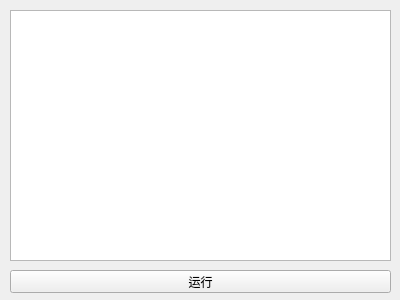
<?xml version="1.0" encoding="UTF-8"?>
<ui version="4.0">
 <class>Form</class>
 <widget class="QWidget" name="Form">
  <property name="geometry">
   <rect>
    <x>0</x>
    <y>0</y>
    <width>400</width>
    <height>300</height>
   </rect>
  </property>
  <property name="windowTitle">
   <string>Form</string>
  </property>
  <widget class="QPushButton" name="pushButton">
   <property name="enabled">
    <bool>true</bool>
   </property>
   <property name="geometry">
    <rect>
     <x>10</x>
     <y>270</y>
     <width>381</width>
     <height>23</height>
    </rect>
   </property>
   <property name="sizePolicy">
    <sizepolicy hsizetype="Minimum" vsizetype="Fixed">
     <horstretch>0</horstretch>
     <verstretch>0</verstretch>
    </sizepolicy>
   </property>
   <property name="text">
    <string>运行</string>
   </property>
  </widget>
  <widget class="QTextBrowser" name="textBrowser">
   <property name="geometry">
    <rect>
     <x>10</x>
     <y>10</y>
     <width>381</width>
     <height>251</height>
    </rect>
   </property>
  </widget>
 </widget>
 <resources/>
 <connections/>
</ui>
